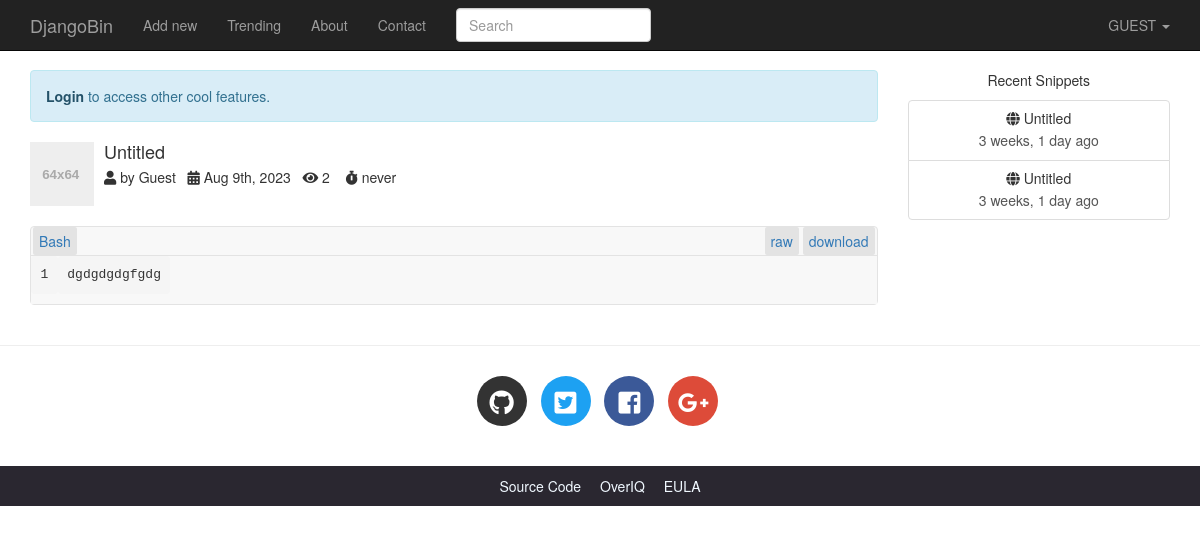
Screenshot of /16915648676067605/ with the database file from the repository.
### djangobin/models.py (models this page shows, shortened)
class Snippet(models.Model):
    title = models.CharField(max_length=200, blank=True)
    original_code = models.TextField()
    highlighted_code = models.TextField(blank=True, help_text="Read only field. Will contain the"
                                    " syntax-highlited version of the original code.")
    expiration = models.CharField(max_length=10, choices=Pref.expiration_choices)
    exposure = models.CharField(max_length=10, choices=Pref.exposure_choices)
    hits = models.IntegerField(default=0, help_text='Read only field. Will be updated after every visit to snippet.')
    slug = models.SlugField(help_text='Read only field. Will be filled automatically.')
    created_on = models.DateTimeField(auto_now_add=True)
    language = models.ForeignKey(Language, on_delete=models.CASCADE)
    user = models.ForeignKey(User, on_delete=models.CASCADE)
    tags = models.ManyToManyField('Tag', blank=True)
    class Meta:
        ordering = ['-created_on']
    def highlight(self):
        formatter = HtmlFormatter(linenos=True)
        return highlight(self.original_code, self.language.get_lexer(), formatter)
    def get_absolute_url(self):
        return reverse('djangobin:snippet_detail', args=[self.slug])
    def save(self, *args, **kwargs):
        if not self.slug:
            self.slug = str(time.time()).replace(".", "")
        self.highlighted_code = self.highlight()
        if not self.title:
            self.title = "Untitled"
        super(Snippet, self).save(*args, **kwargs)  # Call the "real" save() method.

class Language(models.Model):
    name = models.CharField(max_length=100)
    lang_code = models.CharField(max_length=100, unique=True, verbose_name='Language Code')
    slug = models.SlugField(max_length=100, unique=True)
    mime = models.CharField(max_length=100, help_text='MIME to use when sending snippet as file.')
    file_extension = models.CharField(max_length=10)
    created_on = models.DateTimeField(auto_now_add=True)
    updated_on = models.DateTimeField(auto_now=True)
    class Meta:
        ordering = ['name']
    def get_lexer(self):
        return lexers.get_lexer_by_name(self.lang_code)
    def __str__(self):
        return self.name

### djangobin/decorators.py (the view)
    def wrapper(request, *args, **kwargs):
        snippet = Snippet.objects.get(slug=kwargs.get('snippet_slug'))
        if snippet.exposure == 'private' and request.user != snippet.user:
            raise Http404
        return func(request, *args, **kwargs)

### djangobin/context_processors.py (called while the page is built)
def recent_snippets(request):
    return dict(recent_snippets=Snippet.objects.filter(exposure='public').order_by("-id")[:8])

### djangobin/views.py (called while the page is built)
@private_snippet
def snippet_detail(request, snippet_slug):
    snippet = get_object_or_404(Snippet, slug=snippet_slug)
    snippet.hits += 1
    snippet.save()
    return render(request, 'djangobin/snippet_detail.html', {'snippet': snippet})

### djangobin/templates/djangobin/snippet_detail.html (shortened to what this page needs)
{% extends 'djangobin/base.html' %}
{% load static %}
{% block main %}
    <div class="media post-meta">
        <div class="media-left">
            <a href="#">
                <img alt="64x64" class="media-object" data-src="holder.js/64x64" data-holder-rendered="true" style="width: 64px; height: 64px;">
            </a>
        </div>
        <div class="media-body">
            <h4 class="media-heading">{{ snippet.title|default:"Untitled" }}</h4>
            <p>
                <i class="fas fa-user" data-toggle="tooltip" title="" data-original-title="Paste creator"></i> by
                {{ snippet.user.username|capfirst }} &nbsp;
                <i class="fas fa-calendar-alt" data-toggle="tooltip" title="" data-original-title="Creation Date" ></i>
                <time title="{{ snippet.created_on }}">{{ snippet.created_on|date:"M jS,  Y" }}</time> &nbsp;</span>
                <i class="fas fa-eye"  data-toggle="tooltip" title="" data-original-title="Visits to this paste" ></i>
                {{ snippet.hits }} &nbsp;&nbsp;
                <i class="fas fa-stopwatch" data-toggle="tooltip" title="" data-original-title="Expiration time"></i>
                {{ snippet.expiration }}  &nbsp;
            </p>
        </div>
    </div>
    <div class="codeblock">
        <div class="toolbar clearfix">
            <span class="at-left"><a href="{% url 'djangobin:trending_snippets' snippet.language.slug %}">{{ snippet.language }}</a></span>
            <span class="at-right">
                <a href="{% url 'djangobin:raw_snippet' snippet.slug %}">raw</a>
                <a href="{% url 'djangobin:download_snippet' snippet.slug %}">download</a>
            </span>
        </div>
        <div class="code-wrapper">{{ snippet.highlighted_code|safe }}</div>
    </div>
{% endblock %}

### djangobin/templates/djangobin/base.html (shortened to what this page needs)
<!DOCTYPE html>
<html lang="en">
<head>
    {% load static %}
    {% load humanize %}
    <link rel="stylesheet" href="{% static 'djangobin/css/bootstrap.min.css' %}" >
    <link rel="stylesheet" href="{% static 'djangobin/css/bootstrap-select.min.css' %}" >
    <link href="https://use.fontawesome.com/releases/v5.0.7/css/all.css" rel="stylesheet">
    <link rel="stylesheet" href="{% static 'djangobin/css/main.css' %}">
    <link rel="stylesheet" href="{% static 'djangobin/css/default.css' %}">
</head>
<body>
<nav class="navbar navbar-default navbar-inverse navbar-fixed-top">
    <div class="container">
        <div class="navbar-header">
            <a class="navbar-brand" href="{% url 'djangobin:index' %}">DjangoBin</a>
        </div>
        <div class="collapse navbar-collapse" id="bs-example-navbar-collapse-1">
            <ul class="nav navbar-nav">
                <li {% if request.path == '/' %}class='active'{% endif %} >
                    <a href="{% url 'djangobin:index' %}">Add new</a>
                </li>
                <li {% if request.path == '/trending/' %}class='active'{% endif %}>
                    <a href="{% url 'djangobin:trending_snippets' %}">Trending<span class="sr-only">(current)</span></a>
                </li>
                <li {% if request.path == '/about/' %}class='active'{% endif %}>
                    <a href="{% url 'djangobin:about' %}">About</a>
                </li>
                <li {% if request.path == '/contact/' %}class='active'{% endif %}>
                    <a href="{% url 'djangobin:contact' %}">Contact</a>
                </li>
            </ul>
            <form action="{% url 'djangobin:search' %}" class="navbar-form navbar-left" method="get">
                <div class="form-group">
                    <input type="text" name="query" class="form-control"
                           placeholder="Search" value="{{ request.GET.query }}">
                </div>
            </form>
            <ul class="nav navbar-nav navbar-right">
                <li class="dropdown">
                    <a href="#" class="dropdown-toggle" data-toggle="dropdown" role="button"
                       aria-haspopup="true" aria-expanded="false">
                        {% if request.user.is_authenticated %}
                            {{ request.user.username|upper }}
                        {% else %}
                            GUEST
                        {% endif %}
                        <span class="caret"></span>
                    </a>
                </li>
            </ul>
        </div>
    </div>
</nav>
<div class="container">
    <div class="row">
        <div class="col-lg-9 col-md-9">
            {% if not request.user.is_authenticated and not request.path == '/login/'  %}
                <p class="alert alert-info">
                    <a href="{% url 'djangobin:login' %}?next={{ request.path }}" class="alert-link">Login</a> to access other cool features.
                </p>
            {% endif %}
            {% block main %}{% endblock %}
        </div>
        <div class="col-lg-3 col-md-3 text-center hidden-sm hidden-xs">
            <p>Recent Snippets</p>
            <div class="list-group">
                {% for recent_snippet in recent_snippets %}
                    <a href="{{ recent_snippet.get_absolute_url }}" class="list-group-item">
                        <h5 class="list-group-item-heading"><span class="fa fa-globe
"></span> {{ recent_snippet.title }}</h5>
                        <p class="list-group-item-text">{{ recent_snippet.created_on|naturaltime }}</p>
                    </a>
                {% endfor %}
            </div>
        </div>
    </div>
</div>
<hr>
<footer>
    <div class="social-icons">
        <div class="container text-center">
            <ul class="list-inline">
                <li class="list-inline-item social-github">
                    <a href="https://github.com/">
                        <i class="fab fa-github"></i>
                    </a>
                </li>
                <li class="list-inline-item social-twitter">
                    <a href="https://twitter.com/">
                        <i class="fab fa-twitter-square"></i>
                    </a>
                </li>
                <li class="list-inline-item social-facebook">
                    <a href="https://www.facebook.com/">
                        <i class="fab fa-facebook-square"></i>
                    </a>
                </li>
                <li class="list-inline-item social-google-plus">
                    <a href="https://plus.google.com/">
                        <i class="fab fa-google-plus-g"></i>
                    </a>
                </li>
            </ul>
        </div>
    </div>
    <div class="main-footer">
        <div class="container text-center">
            <ul>
                <li><a href="#">Source Code</a></li>
                <li><a href="https://overiq.com/">OverIQ</a></li>
                <li><a href="{% url 'djangobin:eula' %}">EULA</a></li>
            </ul>
        </div>
    </div>
</footer>
</body>
</html>

### djangobin/static/djangobin/css/main.css (style rules this page uses)
body { padding-top: 70px; }
.social-icons { margin: 30px 0; }
footer .social-icons ul.list-inline li a { display: block; width: 50px; height: 50px; color: #fff; border-radius: 100%; font-size: 25px; line-height: 50px; }
footer .social-icons ul.list-inline li.social-github a { background-color: #333; transition: all .2s ease-in-out; }
footer .social-icons ul.list-inline li.social-twitter a { background-color: #1da1f2; transition: all .2s ease-in-out; }
footer .social-icons ul.list-inline li.social-facebook a { background-color: #3b5998; transition: all .2s ease-in-out; }
footer .social-icons ul.list-inline li.social-google-plus a { background-color: #dd4b39; transition: all .2s ease-in-out; }
.main-footer { background-color: #2a2730; }
.main-footer ul { margin-top: 10px; padding-left: 0; }
.main-footer li { display: inline; }
.main-footer li a { color: aliceblue; }
.main-footer li+ li { margin-left: 15px; }
.codeblock { margin-bottom: 20px; border: 1px solid #e3e3e3; border-radius: 4px; background-color: #f8f8f8; }
.codeblock pre { border: none; }
.codeblock .code-wrapper { overflow-x: auto; }
.post-meta { margin-bottom: 20px; }
.toolbar { padding: 4px 2px; border-bottom: 1px solid #e3e3e3; }
.toolbar span.at-right { float: right; }
.toolbar a { padding: 4px 6px; background-color: #e3e3e3; border-radius: 2px; }

### djangobin/static/djangobin/css/default.css (style rules this page uses)
.highlight { background: #f8f8f8; }

### rows the page displays
Snippet: title "Untitled", user.username "Guest", created_on "Aug 9th, 2023", hits "2", expiration "never", language "Bash", highlighted_code "1 dgdgdgdgfgdg"
Snippet: title "Untitled", created_on "3 weeks, 1 day ago"
Snippet: title "Untitled", created_on "3 weeks, 1 day ago"
